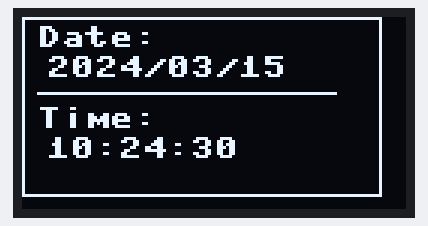
The program below on a simulated ESP8266 board running MicroPython. On the bench: 128×64 one-colour display. The clock reads 2024-03-15 10:24:30 at power-on unless the program sets it; library files of the repository ran but are not shown: ds1302.py.

Above: at 0.1 s.
At 4.2 s:
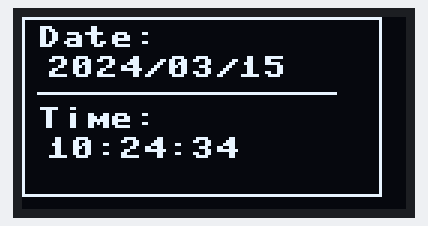
At 7.3 s:
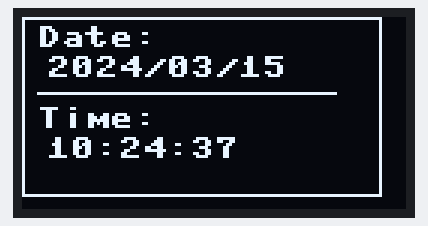
At 18.7 s:
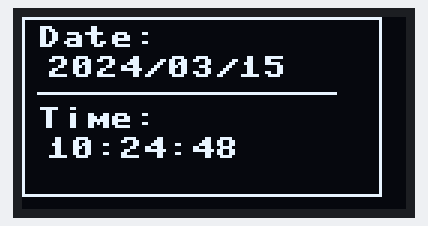
At 29.1 s:
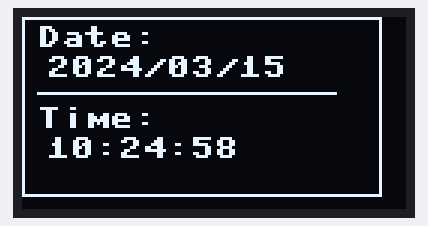
At 38.4 s:
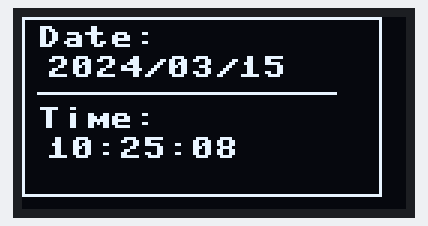

Measured:
- what the display in image 1 shows lasts 1.0 s, from 4.2 s to 5.2 s

The program:

main.py
```python
from machine import Pin, I2C
from sh1106 import SH1106_I2C
from ds1302 import DS1302
from time import sleep

i2c = I2C(scl=Pin(5), sda=Pin(4), freq=400000)
oled = SH1106_I2C(128, 64, i2c, None, addr=0x3C)
ds = DS1302(Pin(14), Pin(12), Pin(13))  # CLK, DAT, RST

oled.sleep(False)
oled.invert(False)

def set_datetime():
     ds.date_time([2023, 7, 22, 5, 10, 40, 0, 0]) # set datetime.

# set_datetime()

while True:

    current = ds.date_time()
    formatted_date = "{:04d}/{:02d}/{:02d}".format(current[0], current[1], current[2])
    formatted_time = "{:02d}:{:02d}:{:02d}".format(current[4], current[5], current[6])

    oled.fill(0)
    oled.rect(0,0,120,60,1)
    oled.text('Date:', 5, 3)
    oled.text(formatted_date, 8, 13)
    oled.hline(5,25,100,1)
    oled.text('Time:', 5, 30)
    oled.text(formatted_time, 8, 40)

    oled.show()
    sleep(1)
```
